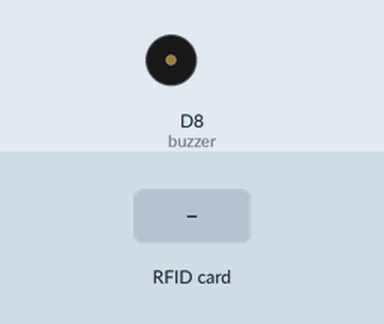
A sketch run on a simulated ESP8266 (NodeMCU). Parts: buzzer (waves = sounding). The inputs (shaded band) are chosen by the test bench. WiFi joins after 1.5 s; servers stay silent unless stated; uploads are accepted with an empty reply; what the sketch prints to the serial monitor is not drawn.

Above: at 4.7 s.
4.8 s: RFID card 5E 7A 19 C4 held to the reader
At 5.68 s:
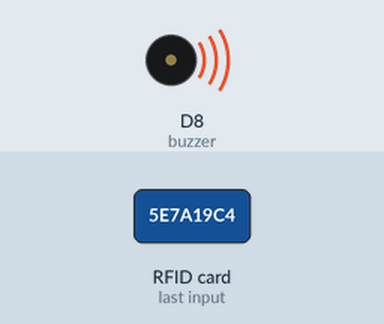
Timing chart, 0 to 7.8 s (numbered marks = the images above; inputs shaded):
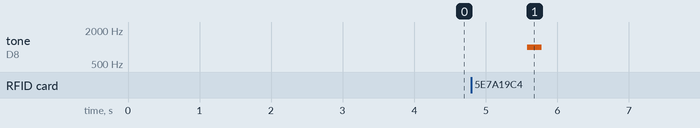

Measured:
- after the input at 4.8 s, tone on D8 (buzzer): silent → 1000 Hz after 0.78 s, → silent 0.20 s later

The sketch:

RFID_and_Node_MCU.ino
```cpp
#include <SPI.h>
#include <MFRC522.h>
#include <ESP8266HTTPClient.h>
#include <ESP8266WiFi.h>
#include <WiFiClient.h>
#include <SoftwareSerial.h>

#define SS_PIN D4
#define RST_PIN D2
WiFiClient wifiClient;
SoftwareSerial mySerial2(D0, D1);
const int buzzer = D8;
int datastatus = 0;
int statusrfid;


const char *ssid = "arjeyeyey"; //WIFI NAME OR HOTSPOT
const char *password = "Tmp12345*"; //WIFI PASSWORD POR MOBILE HOTSPOT PASSWORD

MFRC522 mfrc522(SS_PIN, RST_PIN);
void setup()
{
  delay(1000);
  Serial.begin(9600);
  mySerial2.begin(9600);
  pinMode(buzzer, OUTPUT);
  WiFi.mode(WIFI_OFF);
  delay(1000);
  WiFi.mode(WIFI_STA);
  WiFi.begin(ssid, password);
  Serial.println("");

  Serial.print("Connecting");
  while (WiFi.status() != WL_CONNECTED)
  {
    delay(500);
    Serial.print(".");
  }

  Serial.println("");
  Serial.print("Connected to ");
  Serial.println(ssid);
  Serial.print("IP address: ");
  Serial.println(WiFi.localIP());

  SPI.begin();
  mfrc522.PCD_Init();
}

void loop()
{
    if ( mfrc522.PICC_IsNewCardPresent())
    {
      if ( mfrc522.PICC_ReadCardSerial())
      {
        long code = 0;
        for (byte i = 0; i < mfrc522.uid.size; i++)
        {
          code = ((code + mfrc522.uid.uidByte[i]) * 10);
          Serial.println(code);
        }
        tone(buzzer, 1000);
        delay(200);
        noTone(buzzer);
        delay(200);
        mySerial2.println("/open");
        sendRfidLog(code);
      }
    }
    delay (2000);
}

void sendRfidLog(long cardid)
{
  if (WiFi.status() == WL_CONNECTED)
  {
    HTTPClient http;
    String postData = "cardid=" + String(cardid) + "&action=insertRecord";
    http.begin(wifiClient, "http://192.168.43.111/RFIDandPHP/process.php");
    http.addHeader("Content-Type", "application/x-www-form-urlencoded");

    int httpCode = http.POST(postData);
    String payload = http.getString();
    Serial.println(httpCode);
    Serial.println(payload);
    http.end();
  }
}
```
